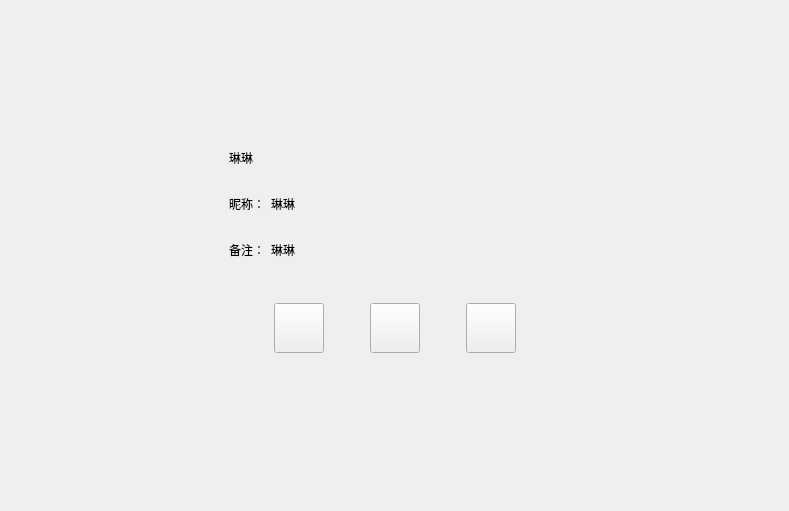
<?xml version="1.0" encoding="UTF-8"?>
<ui version="4.0">
 <class>FriendInfoPage</class>
 <widget class="QWidget" name="FriendInfoPage">
  <property name="geometry">
   <rect>
    <x>0</x>
    <y>0</y>
    <width>789</width>
    <height>511</height>
   </rect>
  </property>
  <property name="windowTitle">
   <string>Form</string>
  </property>
  <layout class="QVBoxLayout" name="verticalLayout">
   <property name="leftMargin">
    <number>120</number>
   </property>
   <property name="topMargin">
    <number>120</number>
   </property>
   <property name="rightMargin">
    <number>120</number>
   </property>
   <property name="bottomMargin">
    <number>120</number>
   </property>
   <item>
    <widget class="QWidget" name="widget" native="true">
     <layout class="QHBoxLayout" name="horizontalLayout">
      <item>
       <widget class="QLabel" name="icon_lb">
        <property name="minimumSize">
         <size>
          <width>85</width>
          <height>85</height>
         </size>
        </property>
        <property name="maximumSize">
         <size>
          <width>85</width>
          <height>85</height>
         </size>
        </property>
        <property name="text">
         <string/>
        </property>
       </widget>
      </item>
      <item>
       <widget class="QWidget" name="widget_3" native="true">
        <layout class="QVBoxLayout" name="verticalLayout_2">
         <item>
          <widget class="QWidget" name="widget_4" native="true">
           <property name="minimumSize">
            <size>
             <width>0</width>
             <height>40</height>
            </size>
           </property>
           <property name="maximumSize">
            <size>
             <width>16777215</width>
             <height>40</height>
            </size>
           </property>
           <layout class="QHBoxLayout" name="horizontalLayout_2">
            <property name="leftMargin">
             <number>0</number>
            </property>
            <property name="topMargin">
             <number>0</number>
            </property>
            <property name="rightMargin">
             <number>0</number>
            </property>
            <property name="bottomMargin">
             <number>0</number>
            </property>
            <item>
             <widget class="QLabel" name="name_lb">
              <property name="minimumSize">
               <size>
                <width>40</width>
                <height>0</height>
               </size>
              </property>
              <property name="maximumSize">
               <size>
                <width>16777215</width>
                <height>16777215</height>
               </size>
              </property>
              <property name="text">
               <string>琳琳</string>
              </property>
             </widget>
            </item>
            <item>
             <widget class="QLabel" name="sex_lb">
              <property name="minimumSize">
               <size>
                <width>40</width>
                <height>40</height>
               </size>
              </property>
              <property name="maximumSize">
               <size>
                <width>40</width>
                <height>40</height>
               </size>
              </property>
              <property name="text">
               <string/>
              </property>
             </widget>
            </item>
            <item>
             <spacer name="horizontalSpacer">
              <property name="orientation">
               <enum>Qt::Orientation::Horizontal</enum>
              </property>
              <property name="sizeHint" stdset="0">
               <size>
                <width>40</width>
                <height>20</height>
               </size>
              </property>
             </spacer>
            </item>
           </layout>
          </widget>
         </item>
         <item>
          <widget class="QWidget" name="widget_2" native="true">
           <property name="minimumSize">
            <size>
             <width>0</width>
             <height>40</height>
            </size>
           </property>
           <property name="maximumSize">
            <size>
             <width>16777215</width>
             <height>40</height>
            </size>
           </property>
           <layout class="QHBoxLayout" name="horizontalLayout_3">
            <property name="leftMargin">
             <number>0</number>
            </property>
            <property name="topMargin">
             <number>0</number>
            </property>
            <property name="rightMargin">
             <number>0</number>
            </property>
            <property name="bottomMargin">
             <number>0</number>
            </property>
            <item>
             <widget class="QLabel" name="nick_tip">
              <property name="minimumSize">
               <size>
                <width>0</width>
                <height>30</height>
               </size>
              </property>
              <property name="maximumSize">
               <size>
                <width>50</width>
                <height>30</height>
               </size>
              </property>
              <property name="text">
               <string>昵称：</string>
              </property>
             </widget>
            </item>
            <item>
             <widget class="QLabel" name="nick_lb">
              <property name="text">
               <string>琳琳</string>
              </property>
             </widget>
            </item>
            <item>
             <spacer name="horizontalSpacer_2">
              <property name="orientation">
               <enum>Qt::Orientation::Horizontal</enum>
              </property>
              <property name="sizeHint" stdset="0">
               <size>
                <width>40</width>
                <height>20</height>
               </size>
              </property>
             </spacer>
            </item>
           </layout>
          </widget>
         </item>
         <item>
          <widget class="QWidget" name="widget_5" native="true">
           <property name="minimumSize">
            <size>
             <width>0</width>
             <height>40</height>
            </size>
           </property>
           <property name="maximumSize">
            <size>
             <width>16777215</width>
             <height>40</height>
            </size>
           </property>
           <layout class="QHBoxLayout" name="horizontalLayout_4">
            <property name="leftMargin">
             <number>0</number>
            </property>
            <property name="topMargin">
             <number>0</number>
            </property>
            <property name="rightMargin">
             <number>0</number>
            </property>
            <property name="bottomMargin">
             <number>0</number>
            </property>
            <item>
             <widget class="QLabel" name="bak_tip">
              <property name="minimumSize">
               <size>
                <width>0</width>
                <height>30</height>
               </size>
              </property>
              <property name="maximumSize">
               <size>
                <width>50</width>
                <height>30</height>
               </size>
              </property>
              <property name="text">
               <string>备注：</string>
              </property>
             </widget>
            </item>
            <item>
             <widget class="QLabel" name="bak_lb">
              <property name="text">
               <string>琳琳</string>
              </property>
             </widget>
            </item>
            <item>
             <spacer name="horizontalSpacer_7">
              <property name="orientation">
               <enum>Qt::Orientation::Horizontal</enum>
              </property>
              <property name="sizeHint" stdset="0">
               <size>
                <width>40</width>
                <height>20</height>
               </size>
              </property>
             </spacer>
            </item>
           </layout>
          </widget>
         </item>
        </layout>
       </widget>
      </item>
     </layout>
    </widget>
   </item>
   <item>
    <widget class="QWidget" name="widget_6" native="true">
     <layout class="QHBoxLayout" name="horizontalLayout_5">
      <item>
       <spacer name="horizontalSpacer_3">
        <property name="orientation">
         <enum>Qt::Orientation::Horizontal</enum>
        </property>
        <property name="sizeHint" stdset="0">
         <size>
          <width>40</width>
          <height>20</height>
         </size>
        </property>
       </spacer>
      </item>
      <item>
       <widget class="ClickedBtn" name="msg_chat">
        <property name="minimumSize">
         <size>
          <width>50</width>
          <height>50</height>
         </size>
        </property>
        <property name="maximumSize">
         <size>
          <width>50</width>
          <height>50</height>
         </size>
        </property>
        <property name="text">
         <string/>
        </property>
        <property name="icon">
         <iconset theme="QIcon::ThemeIco::UserAvailable"/>
        </property>
       </widget>
      </item>
      <item>
       <spacer name="horizontalSpacer_5">
        <property name="orientation">
         <enum>Qt::Orientation::Horizontal</enum>
        </property>
        <property name="sizeType">
         <enum>QSizePolicy::Policy::Fixed</enum>
        </property>
        <property name="sizeHint" stdset="0">
         <size>
          <width>40</width>
          <height>20</height>
         </size>
        </property>
       </spacer>
      </item>
      <item>
       <widget class="ClickedBtn" name="voice_chat">
        <property name="minimumSize">
         <size>
          <width>50</width>
          <height>50</height>
         </size>
        </property>
        <property name="maximumSize">
         <size>
          <width>50</width>
          <height>50</height>
         </size>
        </property>
        <property name="text">
         <string/>
        </property>
        <property name="icon">
         <iconset theme="QIcon::ThemeIcon::AudioInputMicrophone"/>
        </property>
       </widget>
      </item>
      <item>
       <spacer name="horizontalSpacer_6">
        <property name="orientation">
         <enum>Qt::Orientation::Horizontal</enum>
        </property>
        <property name="sizeType">
         <enum>QSizePolicy::Policy::Fixed</enum>
        </property>
        <property name="sizeHint" stdset="0">
         <size>
          <width>40</width>
          <height>20</height>
         </size>
        </property>
       </spacer>
      </item>
      <item>
       <widget class="ClickedBtn" name="video_chat">
        <property name="minimumSize">
         <size>
          <width>50</width>
          <height>50</height>
         </size>
        </property>
        <property name="maximumSize">
         <size>
          <width>50</width>
          <height>50</height>
         </size>
        </property>
        <property name="text">
         <string/>
        </property>
        <property name="icon">
         <iconset theme="QIcon::ThemeIcon::CameraVideo"/>
        </property>
       </widget>
      </item>
      <item>
       <spacer name="horizontalSpacer_4">
        <property name="orientation">
         <enum>Qt::Orientation::Horizontal</enum>
        </property>
        <property name="sizeHint" stdset="0">
         <size>
          <width>40</width>
          <height>20</height>
         </size>
        </property>
       </spacer>
      </item>
     </layout>
    </widget>
   </item>
   <item>
    <spacer name="verticalSpacer_2">
     <property name="orientation">
      <enum>Qt::Orientation::Vertical</enum>
     </property>
     <property name="sizeHint" stdset="0">
      <size>
       <width>20</width>
       <height>40</height>
      </size>
     </property>
    </spacer>
   </item>
  </layout>
 </widget>
 <customwidgets>
  <customwidget>
   <class>ClickedBtn</class>
   <extends>QPushButton</extends>
   <header>clickedbtn.h</header>
  </customwidget>
 </customwidgets>
 <resources/>
 <connections/>
</ui>
